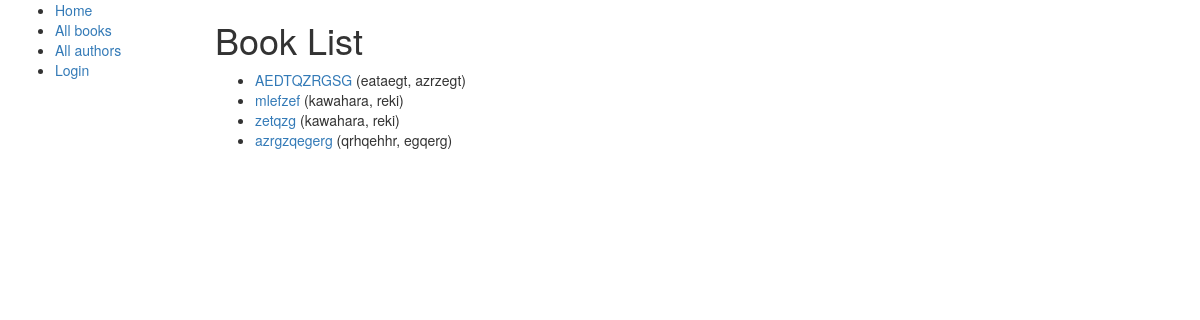
Page /charasite/books/ on the committed database.
### charasite/models.py (models this page shows, shortened)
class Book(models.Model):
    title = models.CharField(max_length=200)
    author = models.ForeignKey('Author', on_delete=models.SET_NULL, null=True)
    summary = models.TextField(max_length=1000, help_text="Enter a brief description of the book")
    isbn = models.CharField('ISBN',max_length=13, help_text='13 Character <a href="https://www.isbn-international.org/content/what-isbn">ISBN number</a>')
    genre = models.ManyToManyField(Genre, help_text="Select a genre for this book")
    def get_absolute_url(self):
        return reverse('book_detail', args=[str(self.id)])

class Author(models.Model):
    first_name = models.CharField(max_length=100)
    last_name = models.CharField(max_length=100)
    date_of_birth = models.DateField(null=True, blank=True)
    date_of_death = models.DateField('Died', null=True, blank=True)
    def __str__(self):
        return '%s, %s' % (self.last_name, self.first_name)

### charasite/views.py (the view)
class BookListView(generic.ListView):
    model = Book
    paginate_by = 10

### charasite/context_processors.py (called while the page is built)
def listproj_context_processor(request):
    return {
        'listproj': Project.objects.filter(is_published=True).order_by('name'),
    }

def listnewchapter_context_processor(request):
    return {
        'listnewchap': Chapter.objects.filter(is_published=True).order_by('-date_of_last_edit')[:3],
    }

def listnewarticle_context_processor(request):
    return {
        'listnewarticle': Article.objects.filter(is_published=True).order_by('-date_of_last_edit')[:3],
    }

### charasite/templates/charasite/book_list.html
{% extends "base_generic.html" %}
{% block content %}
    <h1>Book List</h1>
    {% if book_list %}
    <ul>
      {% for book in book_list %}
      <li>
        <a href="{{ book.get_absolute_url }}">{{ book.title }}</a> ({{book.author}})
      </li>
      {% endfor %}
    </ul>
    {% else %}
      <p>There are no books in the library.</p>
    {% endif %}
{% endblock %}

### charasite/static/css/styles.css (style rules this page uses)
body { background: url('image/galaxy.png'); background-attachment: fixed; }

### rows in the picture
Book: title "AEDTQZRGSG", author "eataegt, azrzegt"
Book: title "mlefzef", author "kawahara, reki"
Book: title "zetqzg", author "kawahara, reki"
Book: title "azrgzqegerg", author "qrhqehhr, egqerg"
